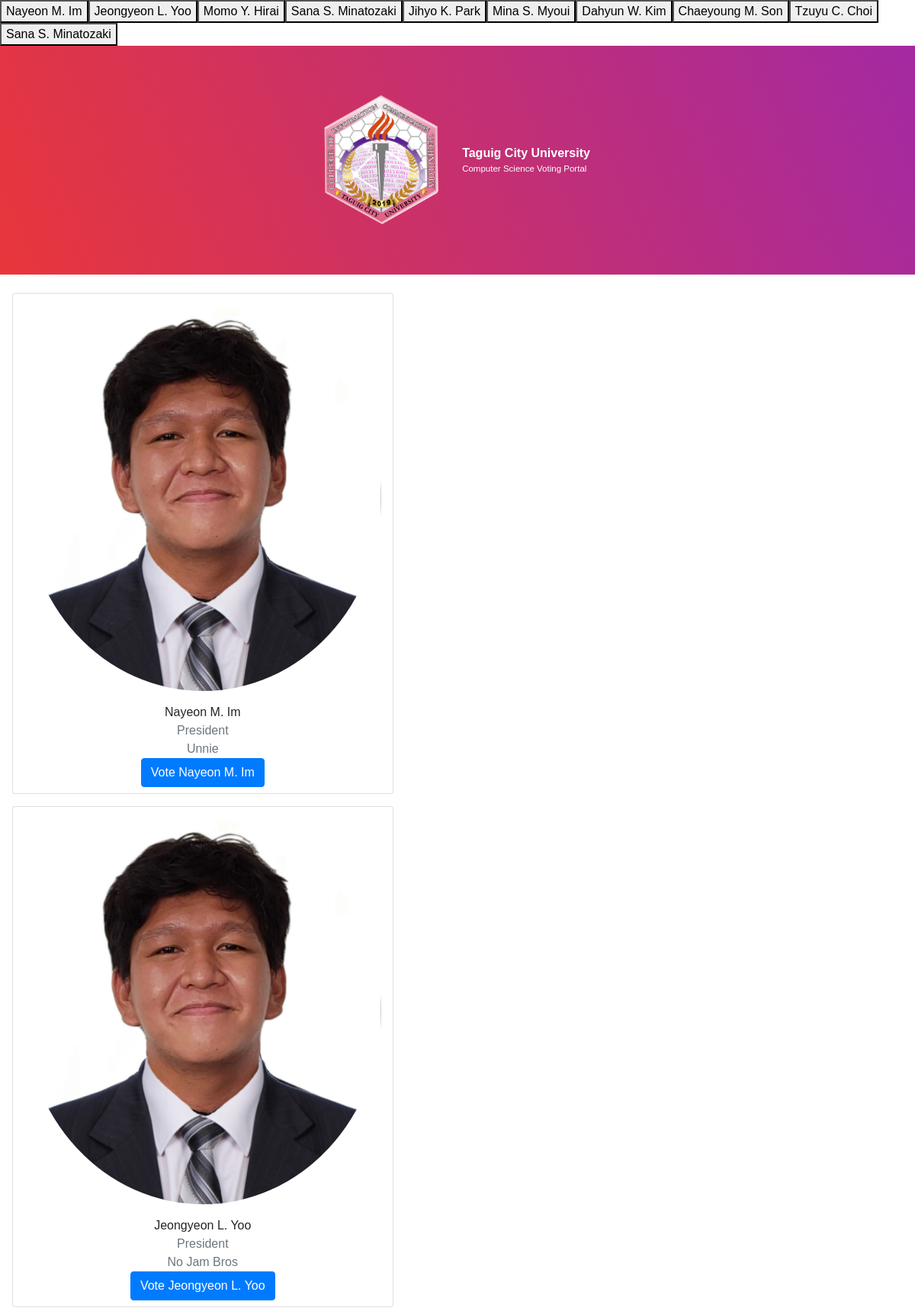
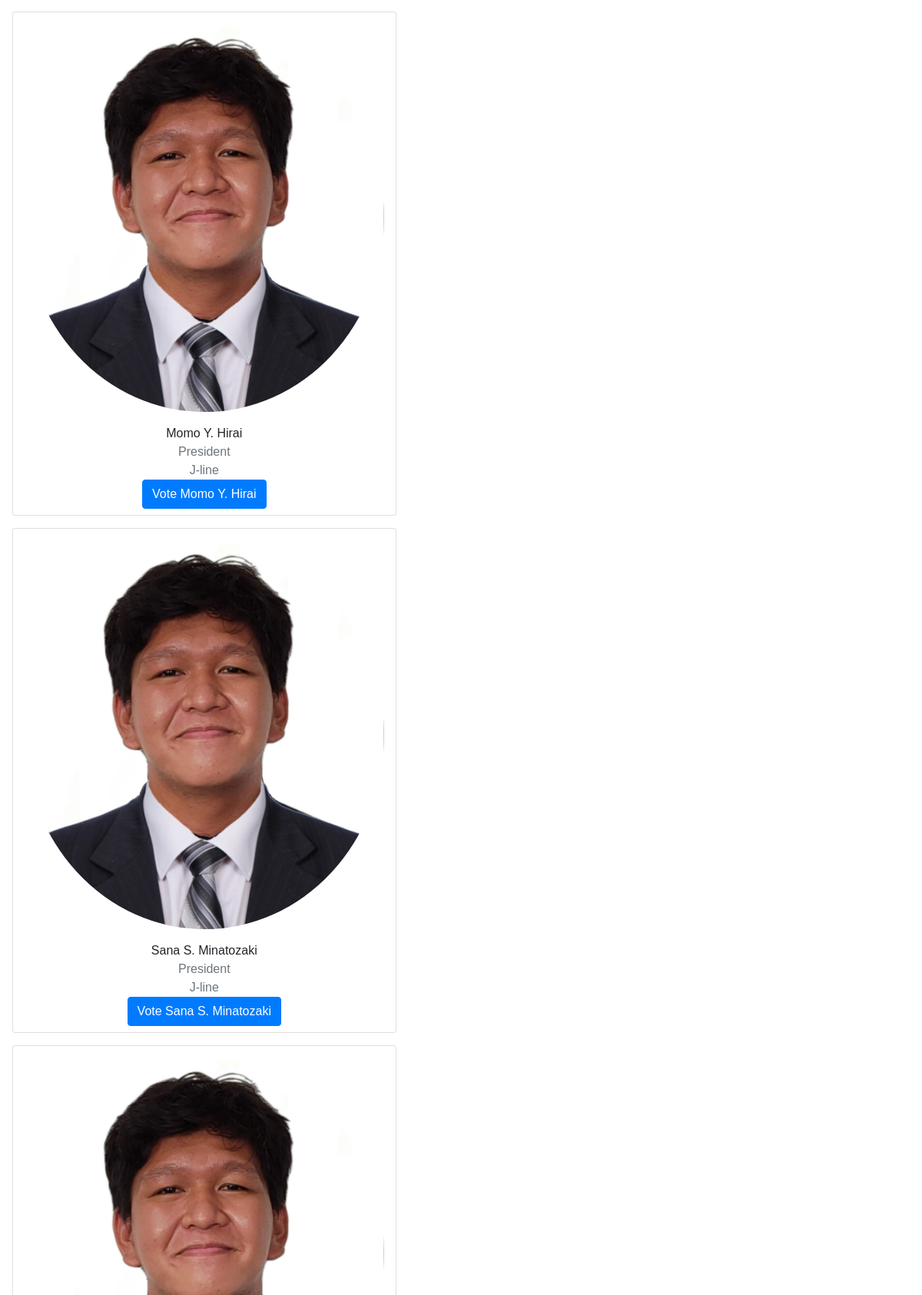
/php/president.php (upper part), run on the app's committed database (2 pictures, top to bottom).
### tables this page shows
CREATE TABLE `candidate` (
  `candidatename` varchar(50) NOT NULL,
  `candidatestudentnumber` varchar(50) NOT NULL,
  `candidateage` varchar(50) NOT NULL,
  `candidategender` varchar(10) NOT NULL,
  `candidatecourse` varchar(50) NOT NULL,
  `candidateposition` varchar(50) NOT NULL,
  `candidatepartylist` varchar(50) NOT NULL,
  `candidatepicture` varchar(100) NOT NULL
);

### php/president.php (the view, shortened to what this page needs)
<?php
include('connection.php');
$getnamequery = "SELECT candidatename from candidate where candidateposition = 'President'";
$getname = mysqli_query($conn, $getnamequery);
while ($getnamerow = mysqli_fetch_assoc($getname)) {
    $names[] = $getnamerow;
}
foreach ($names as $name) {
    echo '<button>' . implode($name) . '</button>';
}
?>
<!DOCTYPE html>
<html lang="en">
<head>
    <link rel="stylesheet" href="https://cdn.jsdelivr.net/npm/bootstrap@4.3.1/dist/css/bootstrap.min.css">
    <link rel="stylesheet" href="/css/vote.css">
</head>
<body>
    <div class="top">
        <div class="logo">
            <img src="/src/cict.png" class="icon">
        </div>
        <div class="name">
            <p class="schoolname">Taguig City University</p>
            <p class="webname">Computer Science Voting Portal</p>
        </div>
    </div><br>
</body>
</html>
<?php
include('connection.php');
$countquery = "SELECT * FROM candidate WHERE candidateposition = 'President'";
$countres = mysqli_query($conn, $countquery);
while ($getrow = mysqli_fetch_array($countres)) {
    $cname = $getrow["candidatename"];
    $cpos = $getrow["candidateposition"];
    $cpartylist = $getrow["candidatepartylist"];
    echo    '<form method = "POST">
                <div class="row pb-3 ml-3">
                    <div class="col-5 card text-center" style="width: 18rem;">
                        <img src="/src/currentpartylist/President.jpg" class="card-img-top py-3 rounded-circle" alt="...">
                        <div class="card-body py-0 px-0">
                            <p class="card-text">' . $cname . '</p>
                            <p class="text-secondary">' . $cpos . '</p>
                            <p class="text-secondary">' . $cpartylist . '</p>
                            <button class="btn btn-primary mb-2" type="submit" name = "votepres">Vote ' . $cname . ' </button>
                        </div>
                    </div>
                </div>
            </form';
}
?>

### css/vote.css (style rules this page uses)
html { font-size: 1rem; }
body { font-family: Arial, Helvetica, sans-serif; margin: 0 0 0 0; padding: 0 0 0 0; }
p { margin-bottom: 0; }
.webname { font-size: 0.72rem; }
.icon { width: 15vw; }
.top { width: 100%; display: flex; align-items: center; justify-content: center; padding: 5% 0 5% 0; background-image: linear-gradient(247.23deg, #a229a5 -2.25%, #eb3737 104.04%); color: white; column-gap: 1rem; z-index: 2; }
.schoolname { font-weight: bolder; }
.webname, .schoolname { margin-top: 0; margin-bottom: 0; }

### data on the page
candidate: candidatename "Nayeon M. Im", candidateposition "President", candidatepartylist "Unnie"
candidate: candidatename "Jeongyeon L. Yoo", candidateposition "President", candidatepartylist "No Jam Bros"
candidate: candidatename "Momo Y. Hirai", candidateposition "President", candidatepartylist "J-line"
candidate: candidatename "Sana S. Minatozaki", candidateposition "President", candidatepartylist "J-line"

### other printed values
implode($name) "Nayeon M. Im"
implode($name) "Jeongyeon L. Yoo"
implode($name) "Momo Y. Hirai"
implode($name) "Sana S. Minatozaki"
implode($name) "Jihyo K. Park"
implode($name) "Mina S. Myoui"
implode($name) "Dahyun W. Kim"
implode($name) "Chaeyoung M. Son"
implode($name) "Tzuyu C. Choi"
